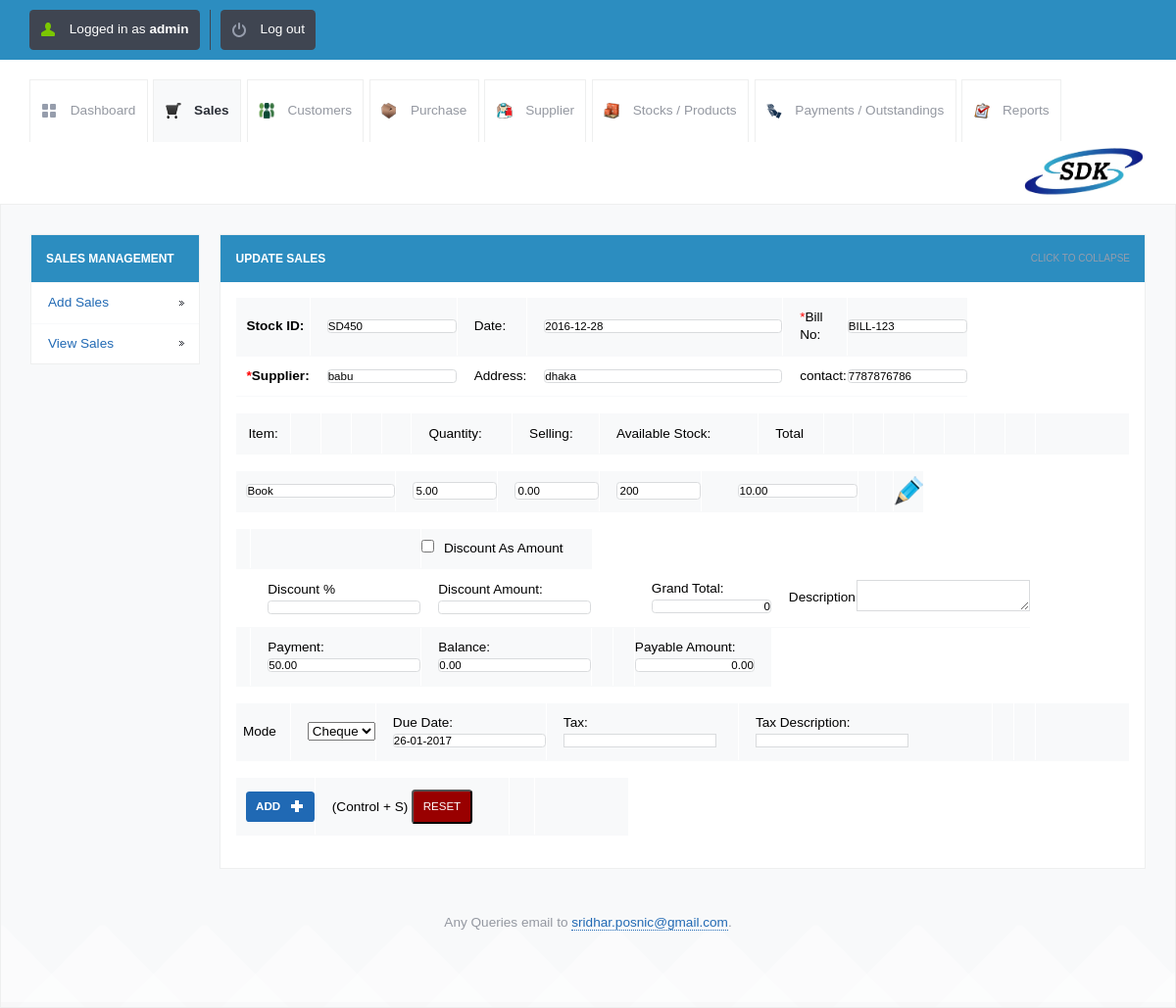
The app's page /update_sales.php?sid=23&table=stock_sales&return=view_sales.php (signed in), older data.
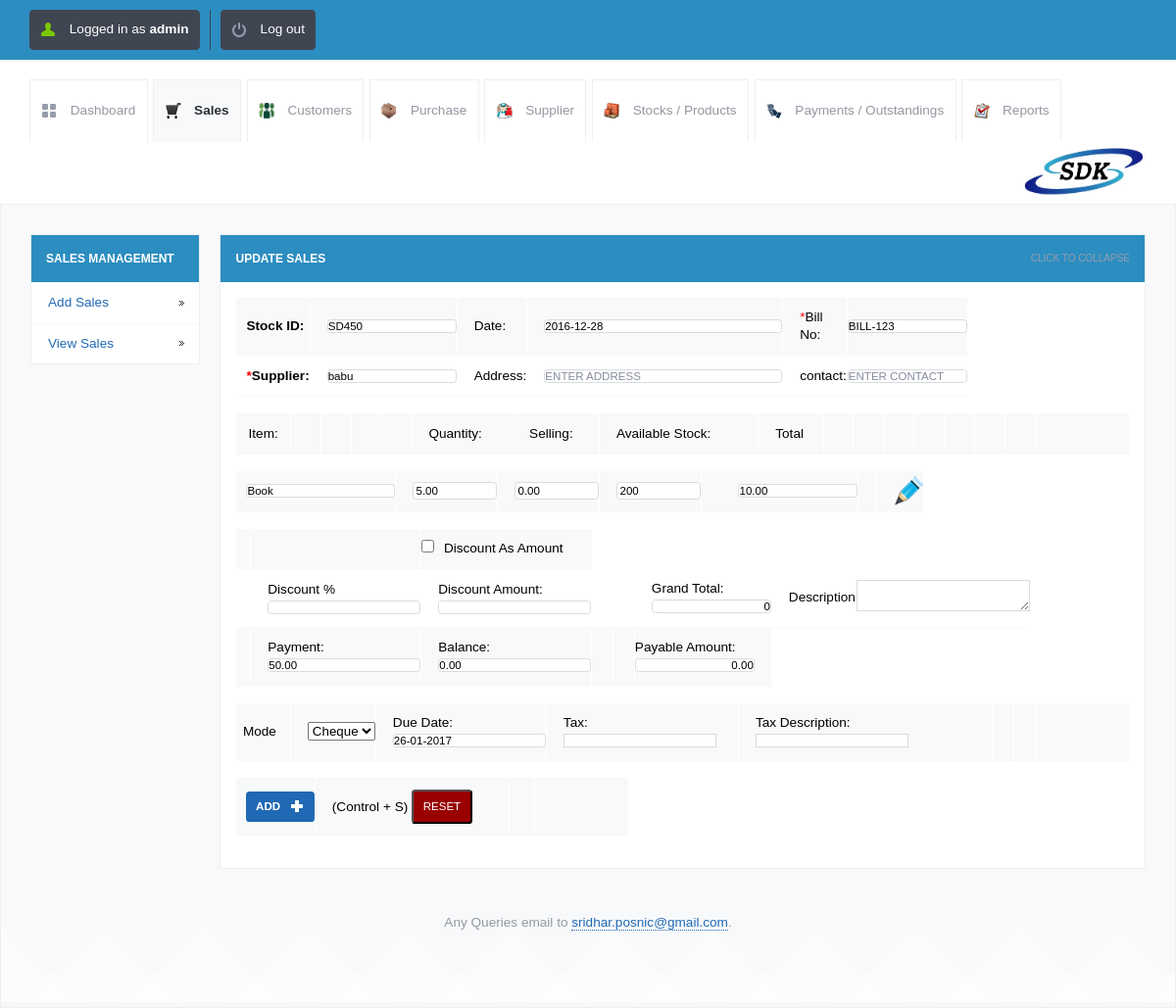
The same page, newer data.
### tables this page shows
CREATE TABLE `stock_sales` (
  `id` int(10) UNSIGNED NOT NULL,
  `transactionid` varchar(250) NOT NULL,
  `stock_name` varchar(200) NOT NULL,
  `selling_price` decimal(10,2) NOT NULL,
  `quantity` decimal(10,2) NOT NULL,
  `amount` decimal(10,2) NOT NULL,
  `date` date NOT NULL,
  `username` varchar(120) NOT NULL,
  `customer_id` varchar(120) NOT NULL,
  `subtotal` decimal(10,2) NOT NULL,
  `payment` decimal(10,2) NOT NULL,
  `balance` decimal(10,2) NOT NULL,
  `discount` decimal(10,0) DEFAULT NULL,
  `dis_amount` decimal(10,0) DEFAULT NULL,
  `grand_total` decimal(10,0) DEFAULT NULL,
  `due` date DEFAULT NULL,
  `payment_method` varchar(250) DEFAULT NULL,
  `description` varchar(500) DEFAULT NULL,
  `count1` int(11) DEFAULT NULL,
  `billnumber` varchar(120) NOT NULL
);

CREATE TABLE `customer_details` (
  `id` int(10) UNSIGNED NOT NULL,
  `customer_name` varchar(200) NOT NULL,
  `customer_address` varchar(500) NOT NULL,
  `customer_contact1` varchar(100) NOT NULL,
  `customer_contact2` varchar(100) NOT NULL,
  `balance` int(11) NOT NULL,
  `created_at` timestamp NOT NULL DEFAULT CURRENT_TIMESTAMP
);

CREATE TABLE `stock_avail` (
  `id` int(10) UNSIGNED NOT NULL,
  `name` varchar(120) NOT NULL,
  `quantity` int(10) UNSIGNED NOT NULL
);

### lib/db.class.php (called while the page is built, shortened)
<?php
  class DB
  {
    function DB($base, $server, $user, $pass)
    {
      $this->connection = FALSE;
      $this->connection = mysqli_connect($server, $user, $pass, $base);
    }
    function queryUniqueObject($query, $debug = -1)
    {
      $query = "$query LIMIT 1";
      $result = mysqli_query($this->connection,$query) or $this->debugAndDie($query);
      return mysqli_fetch_object($result);
    }
    function queryUniqueValue($query, $debug = -1)
    {
      $query = "$query LIMIT 1";
      $result = mysqli_query($this->connection,$query) or $this->debugAndDie($query);
      $line = mysqli_fetch_row($result);
      return $line[0];
    }
    function maxOf($column, $table, $where)
    {
      return $this->queryUniqueValue("SELECT MAX(`$column`) FROM `$table` WHERE $where");
    }
    function maxOfAll($column, $table)
    {
      return $this->queryUniqueValue("SELECT MAX(`$column`) FROM `$table`");
    }
    function getMicroTime()
    {
      list($msec, $sec) = explode(' ', microtime());
      return floor($sec / 1000) + $msec;
    }
  }
?>

### config.php (called while the page is built)
<?php $config["database"] = "SDK"; $config["host"]= "localhost";$config["username"]= "root"; $config["password"]= "";?>

### init.php (called while the page is built, shortened)
<?php
include("lib/db.class.php");
$db = new DB($config['database'], $config['host'], $config['username'], $config['password']);
?>

### update_sales.php (the view, shortened to what the changed rows need)
<?php
include_once("init.php");
?>
<!DOCTYPE html>
<html lang="en">
<head>
    <link rel="stylesheet" href="css/style.css">
    <link rel="stylesheet" href="js/date_pic/date_input.css">
    <link rel="stylesheet" href="lib/auto/css/jquery.autocomplete.css">
    <?php include_once("tpl/common_js.php"); ?>
</head>
<body>
<div id="content">
    <div class="page-full-width cf">
        <div class="side-content fr">
            <div class="content-module">
                <div class="content-module-main cf">
                    <?php
                    if (isset($_GET['sid']))
                        $id = $_GET['sid'];
                    $line = $db->queryUniqueObject("SELECT * FROM stock_sales WHERE id='$id'");
                    ?>
                    <form name="form1" method="post" id="form1" action="">
                        <table class="form" border="0" cellspacing="0" cellpadding="0">
                            <tr>
                                <?php
                                $max = $db->maxOfAll("id", "stock_sales");
                                ?>
                                <td><input name="stockid" type="text" id="stockid" readonly="readonly" maxlength="200"
                                           class="round default-width-input" style="width:130px "
                                           value="<?php echo $line->transactionid; ?>"/></td>
                                <td><input name="date" id="test1" placeholder="" value="<?php echo $line->date; ?> "
                                           type="text" id="name" maxlength="200" class="round default-width-input"/>
                                </td>
                                <td><input name="bill_no" placeholder="ENTER BILL NO" type="text" id="bill_no"
                                           maxlength="200" value="<?php echo $line->billnumber; ?> "
                                           class="round default-width-input" style="width:120px "/></td>
                            </tr>
                            <tr>
                                <td><input name="supplier" placeholder="ENTER SUPPLIER" type="text" id="supplier"
                                           value="<?php echo $line->customer_id; ?> " maxlength="200"
                                           class="round default-width-input" style="width:130px "/></td>
                                <td><input name="address" placeholder="ENTER ADDRESS" type="text"
                                           value="<?php $quantity = $db->queryUniqueValue("SELECT customer_address FROM customer_details WHERE customer_name='" . $line->customer_id . "'");
                                           echo $quantity; ?>" id="address" maxlength="200"
                                           class="round default-width-input"/></td>
                                <td><input name="contact" placeholder="ENTER CONTACT" type="text"
                                           value="<?php $quantity = $db->queryUniqueValue("SELECT customer_contact1 FROM customer_details WHERE customer_name='" . $line->customer_id . "'");
                                           echo $quantity; ?>" id="contact1" maxlength="200"
                                           class="round default-width-input" onkeypress="return numbersonly(event)"
                                           style="width:120px "/></td>
                            </tr>
                        </table>
                        <div style="overflow:auto ;max-height:300px;  ">
                            <table class="form" id="item_copy_final">
                                <?php
                                $sid = $line->transactionid;
                                $max = $db->maxOf("count1", "stock_sales", "transactionid ='$sid'");
                                for ($i = 1; $i <= $max; $i++) {
                                    $line1 = $db->queryUniqueObject("SELECT * FROM stock_sales WHERE transactionid ='$sid' and count1=$i");
                                    $item = $db->queryUniqueValue("SELECT transactionid  FROM stock_sales WHERE stock_name='" . $line1->stock_name . "'");
                                    ?>
                                    <tr>
                                        <td><input name="stock_name[]" type="text" id="<?php echo $item . "st" ?>"
                                                   maxlength="20" style="width: 150px" readonly="readonly"
                                                   class="round "
                                                   value="<?php echo $line1->stock_name; ?>"/></td>
                                        <td><input name="quantity[]" type="text" id="<?php echo $item . "q" ?>"
                                                   maxlength="20" class="round my_with"
                                                   value="<?php echo $line1->quantity; ?>" readonly="readonly"
                                                   onkeypress="return numbersonly(event)"/></td>
                                        <td><input type="hidden" name="s_id[]" value="<?php echo $line1->id; ?>"> <input
                                                name="sell[]" type="text" id="<?php echo $item . "s" ?>" maxlength="20"
                                                readonly="readonly" class="round my_with"
                                                value="<?php echo $line1->selling_price; ?>"
                                                onkeypress="return numbersonly(event)"/></td>
                                        <td><input name="stock[]" type="text" id="<?php echo $item . "p" ?>"
                                                   readonly="readonly" maxlength="200" class="round  my_with"
                                                   value="<?php $quantity = $db->queryUniqueValue("SELECT quantity FROM stock_avail WHERE name='" . $line1->stock_name . "'");
                                                   echo $quantity; ?>"/></td>
                                        <td><input name="total[]" type="text" id="<?php echo $item . "to" ?>"
                                                   readonly="readonly" maxlength="20"
                                                   style="margin-left:20px;width: 120px" class="round "
                                                   value="<?php echo $line1->amount; ?>"/></td>
                                        <td><input type="hidden" id="<?php echo $item . "my_tot" ?>" maxlength="20"
                                                   value="<?php echo $line1->amount; ?>"/></td>
                                        <td><input type="hidden" id="<?php echo $item; ?>"><input type="hidden"
                                        </td>
                                        <td><input type=button value="" id="<?php echo $item; ?>"
                                                   style="width:30px;border:none;height:30px;background:url(images/edit_new.png)"
                                                   class="round" onclick="edit_stock_details(this.id)"></td>
                                    </tr>
                                <?php } ?>
                            </table>
                        </div>
                        <table class="form">
                            <tr>
                                <td>Discount Amount:<input type="text" readonly="readonly"
                                                           value="<?php echo $line->dis_amount; ?>"
                                                           onkeypress="return numbersonly(event);"
                                                           onkeyup=" discount_as_amount(); " class="round"
                                                           id="disacount_amount" name="dis_amount">
                                </td>
                                <td>Grand Total:<input type="hidden" readonly="readonly"
                                    <input type="text" id="main_grand_total" readonly="readonly"
                                           value="<?php echo $line->grand_total; ?>" class="round default-width-input"
                                           style="text-align:right;width: 120px">
                                </td>
                            </tr>
                            <tr>
                                <td>Payment:<input type="text" class="round" value="<?php echo $line->payment; ?>"
                                                   onkeyup=" balance_amount(); return numbersonly(event);"
                                                   name="payment" id="payment">
                                </td>
                                <td>Balance:<input type="text" class="round" value="<?php echo $line->balance; ?>"
                                                   id="balance" name="balance">
                                </td>
                                <td>Payable Amount:<input type="hidden" readonly="readonly" id="grand_total">
                                    <input type="text" id="payable_amount" value="<?php echo $line->subtotal; ?>"
                                           readonly="readonly" name="payable" class="round default-width-input"
                                           style="text-align:right;width: 120px">
                                </td>
                            </tr>
                        </table>
                    </form>
                </div>
            </div>
        </div>
    </div>
</body>
</html>

Row changes from the older to the newer data that the page shows:
changed stock_sales "Book": address "dhaka" → (not shown); contact "7787876786" → (not shown)
